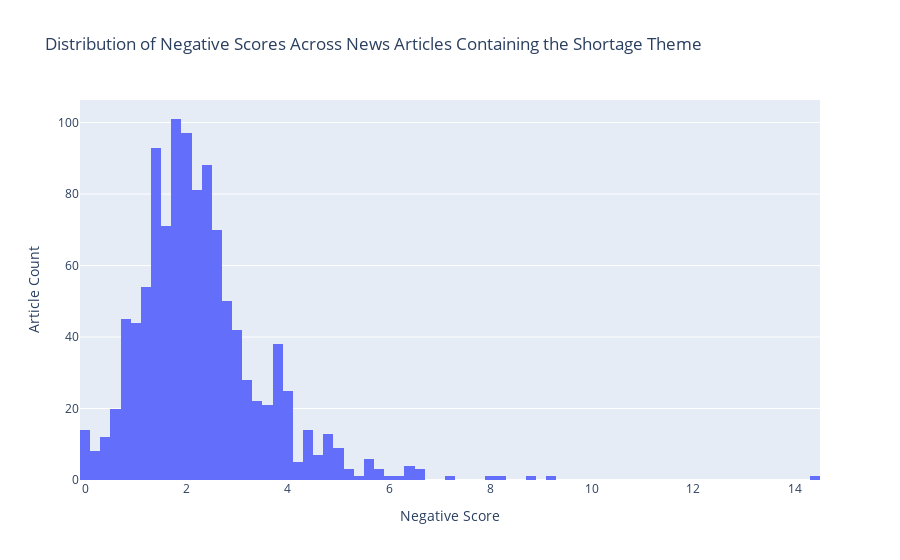

The notebook cell this image was saved under:
### Markdown cell above
### Negative Score

### Code cell
# Create a histogram of the 'negative_score' column.
data = go.Histogram(x=master['negative_score'])
layout = go.Layout(title='Distribution of Negative Scores Across News Articles Containing the Shortage Theme', 
                   xaxis=dict(title='Negative Score'), 
                   yaxis=dict(title='Article Count')) 
fig = go.Figure(data=data, layout=layout) 
fig.show()

### Figure 1 — Plotly figure (JSON) as saved in the notebook; plotly's stock layout.template omitted (floating-point values rounded to 4 significant figures; data arrays with more than 128 entries replaced by an {"elided": "..."} marker saying what was removed)
{"data": [{"type": "histogram", "x": {"elided": "1100 float values"}}], "layout": {"title": {"text": "Distribution of Negative Scores Across News Articles Containing the Shortage Theme"}, "xaxis": {"title": {"text": "Negative Score"}}, "yaxis": {"title": {"text": "Article Count"}}}}
